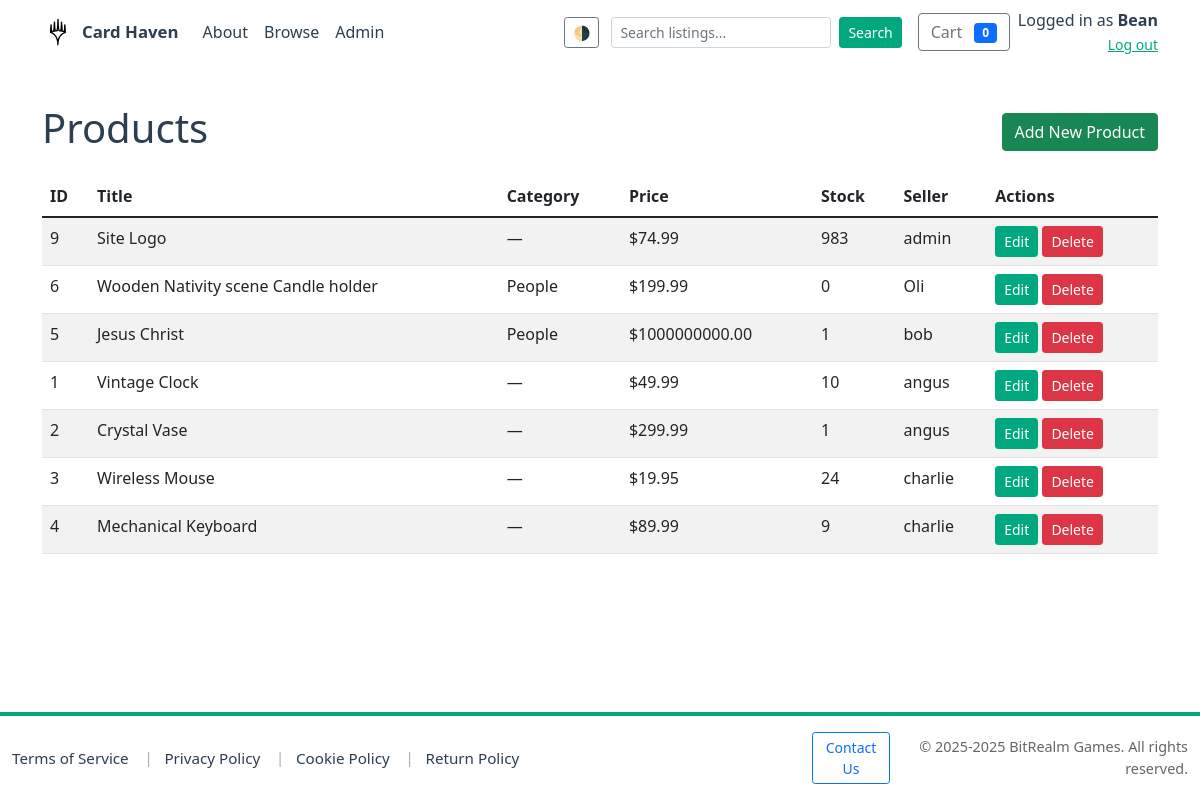
/admin/products (signed in), run on an earlier commit of the app's database.
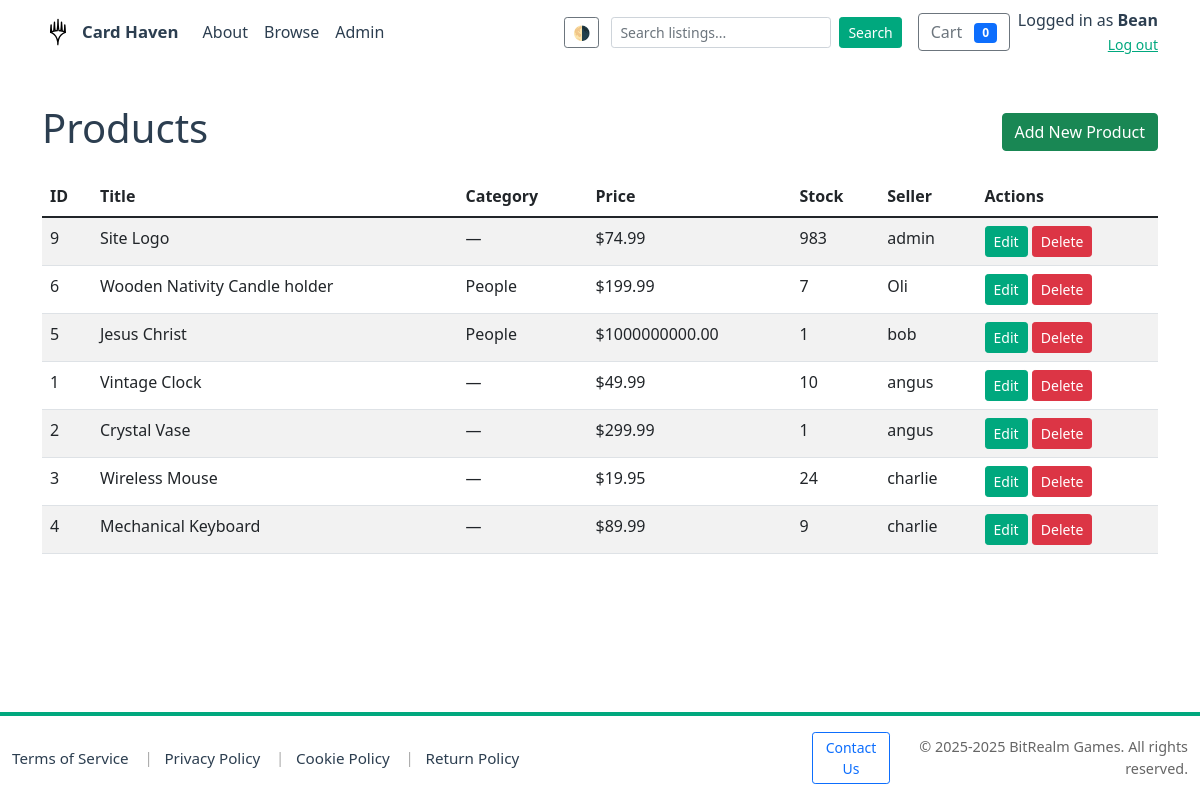
And on a later commit of the database.
### models.py (models this page shows, shortened)
class Product(db.Model):
    __tablename__ = 'products'
    id = db.Column(db.Integer, primary_key=True)
    seller_id = db.Column(db.Integer, db.ForeignKey('users.id'), nullable=True)
    title = db.Column(db.String(255), nullable=False)
    description = db.Column(db.Text)
    price = db.Column(db.Float, nullable=False)
    stock = db.Column(db.BigInteger)
    image_url = db.Column(db.String(1024))
    created_at = db.Column(db.DateTime, default=datetime.utcnow)
    category_id = db.Column(db.Integer, db.ForeignKey('categories.id'), nullable=True)
    rating = db.Column(db.Float, default=0.0)
    seller = db.relationship('User', back_populates='products')
    category = db.relationship('Category', back_populates='legacy_products')
    categories = db.relationship('Category', secondary=product_categories, back_populates='products', lazy='dynamic')
    order_items = db.relationship('OrderItem', back_populates='product', lazy='dynamic')

class Category(db.Model):
    __tablename__ = 'categories'
    id = db.Column(db.Integer, primary_key=True)
    name = db.Column(db.String(255), unique=True, nullable=False)
    slug = db.Column(db.String(255), unique=True)
    description = db.Column(db.Text)
    created_at = db.Column(db.DateTime, default=datetime.utcnow)
    legacy_products = db.relationship('Product', back_populates='category', lazy='dynamic')
    products = db.relationship('Product', secondary=product_categories, back_populates='categories', lazy='dynamic')

class User(db.Model):
    __tablename__ = 'users'
    id = db.Column(db.Integer, primary_key=True)
    username = db.Column(db.String(150), unique=True, nullable=False)
    email = db.Column(db.String(255), unique=True, nullable=False)
    password_hash = db.Column(db.String(255), nullable=False)
    is_admin = db.Column(db.Boolean, default=False)
    is_seller = db.Column(db.Boolean, default=False)
    business_name = db.Column(db.String(255))
    seller_description = db.Column(db.Text)
    rating = db.Column(db.Float, default=0.0)
    total_sales = db.Column(db.Integer, default=0)
    logo_url = db.Column(db.String(512))
    created_at = db.Column(db.DateTime, default=datetime.utcnow)
    products = db.relationship('Product', back_populates='seller', lazy='dynamic')
    orders = db.relationship('Order', back_populates='buyer', lazy='dynamic')

### app.py (the view)
@app.route('/admin/products')
@admin_required
def admin_products():
    conn = get_db_connection()
    cur = conn.cursor()
    cur.execute("SELECT p.id, p.title, p.price, p.stock, u.username AS seller, c.name AS category FROM products p LEFT JOIN users u ON p.seller_id = u.id LEFT JOIN categories c ON p.category_id = c.id ORDER BY p.created_at DESC")
    products = cur.fetchall()
    conn.close()
    return render_template('admin/products.html', products=products)

### app.py (called while the page is built)
def get_db_connection(path=DB_PATH):
    conn = sqlite3.connect(path)
    conn.row_factory = sqlite3.Row
    conn.execute("PRAGMA foreign_keys = ON;")
    return conn

@app.after_request
def set_security_headers(response):
    response.headers.setdefault('X-Frame-Options', 'SAMEORIGIN')
    response.headers.setdefault('X-Content-Type-Options', 'nosniff')
    response.headers.setdefault('Referrer-Policy', 'no-referrer-when-downgrade')
    if 'SSL_ENABLED' in globals() and SSL_ENABLED:
        response.headers.setdefault('Strict-Transport-Security', 'max-age=63072000; includeSubDomains; preload')
    return response

### templates/admin/products.html (shortened to what this page needs)
<!doctype html>
<html lang="en">
<head>
  {% include 'head_includes.html' %}
</head>
<body>
  {% include 'navbar.html' %}
  <div class="container my-4">
    <div class="d-flex justify-content-between align-items-center">
      <h1>Products</h1>
      <a href="{{ url_for('admin_product_new') }}" class="btn btn-success">Add New Product</a>
    </div>
    <table class="table table-striped mt-3">
      <thead>
        <tr>
          <th>ID</th>
          <th>Title</th>
          <th>Category</th>
          <th>Price</th>
          <th>Stock</th>
          <th>Seller</th>
          <th>Actions</th>
        </tr>
      </thead>
      <tbody>
        {% for p in products %}
          <tr>
            <td>{{ p['id'] }}</td>
            <td>{{ p['title'] }}</td>
            <td>{{ p['category'] or '—' }}</td>
            <td>${{ '%.2f'|format(p['price']) }}</td>
            <td>{{ p['stock'] }}</td>
            <td>{{ p['seller'] or '—' }}</td>
            <td>
              <a href="{{ url_for('admin_product_edit', product_id=p['id']) }}" class="btn btn-sm btn-primary">Edit</a>
              <form action="{{ url_for('admin_product_delete', product_id=p['id']) }}" method="post" style="display:inline" onsubmit="return confirm('Delete this product?');">
                <button class="btn btn-sm btn-danger">Delete</button>
              </form>
            </td>
          </tr>
        {% else %}
          <tr><td colspan="6">No products found.</td></tr>
        {% endfor %}
      </tbody>
    </table>
  </div>
  {% include 'footer.html' %}
</body>
</html>

What changed in the data, as far as the page shows it:
changed Product "Oli": title "Wooden Nativity scene Candle holder" → "Wooden Nativity Candle holder"; stock "0" → "7"
